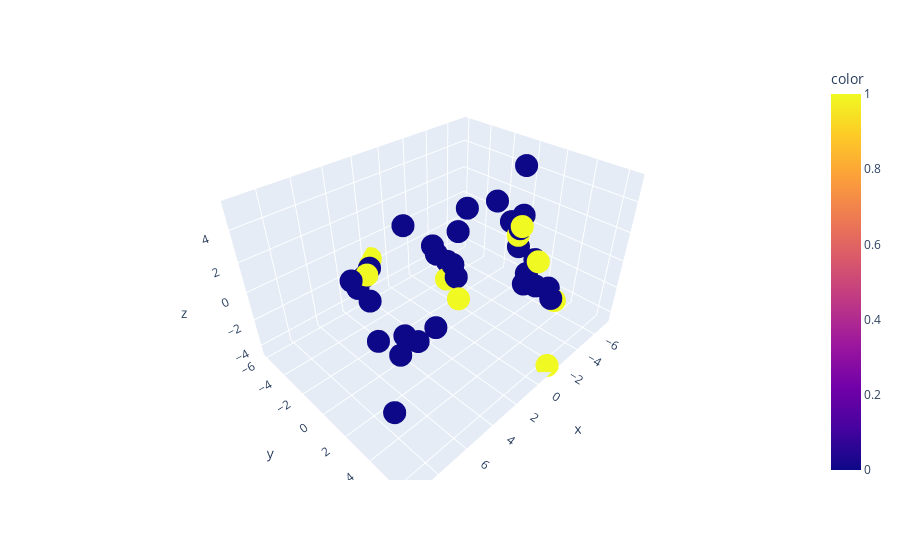

The cell this chart's notebook holds for it:
### Code cell
px.scatter_3d(x=x_testdf.iloc[:,0],y=x_testdf.iloc[:,1],z=x_testdf.iloc[:,2], color= y_pred)

### Figure 1 — Plotly figure (JSON) as saved in the notebook; plotly's stock layout.template omitted (floating-point values rounded to 4 significant figures)
{"data": [{"hovertemplate": "x=%{x}<br>y=%{y}<br>z=%{z}<br>color=%{marker.color}<extra></extra>", "legendgroup": "", "marker": {"color": [0, 1, 0, 0, 0, 0, 0, 0, 0, 0, 1, 0, 0, 1, 1, 0, 0, 0, 0, 0, 1, 1, 0, 1, 0, 0, 0, 0, 0, 0, 0, 0, 0, 0, 0, 0, 1, 1, 0, 0], "coloraxis": "coloraxis", "symbol": "circle"}, "mode": "markers", "name": "", "scene": "scene", "showlegend": false, "type": "scatter3d", "x": [-4.744, -1.323, 2.785, -6.513, 6.808, 2.568, -0.4116, -0.06852, 1.72, 4.695, 3.168, 5.872, 5.73, -5.198, 1.663, -3.07, -5.734, -4.91, 3.52, -6.291, -5.534, -4.459, -6.762, 2.778, 0.7683, -3.477, -7.219, 6.072, 2.883, 1.637, 9.337, 5.868, -3.296, -1.438, 2.029, -5.135, 4.06, -6.105, 4.261, -7.006], "y": [1.22, 6.493, 2.916, 1.427, 3.094, -5.558, -2.152, 0.3192, 1.241, 3.382, -4.343, -0.3596, 3.182, 2.541, -5.939, -1.734, 3.215, 1.292, -4.974, 1.029, 3.917, 1.554, -0.1882, 2.227, -3.479, 3.647, -1.308, 2.599, 2.763, 0.3094, 5.617, 0.02403, 2.887, 5.986, -5.613, 0.9363, 4.285, 0.1644, -4.484, -2.493], "z": [5.354, -4.493, 2.189, -1.894, -0.3399, -2.274, 0.3306, 2.549, 1.826, 0.2922, -1.191, 0.5306, -0.09735, -0.9079, -1.438, 2.107, -2.928, 2.079, -2.391, -3.145, -3.469, 1.572, -1.71, 1.704, 1.712, -1.326, -0.358, 0.1304, 2.93, 1.82, -0.1955, -2.092, -1.485, 0.1669, -1.868, 0.8791, 2.277, -0.3623, -1.15, 0.8826]}], "layout": {"coloraxis": {"colorbar": {"title": {"text": "color"}}, "colorscale": [[0, "#0d0887"], [0.1111, "#46039f"], [0.2222, "#7201a8"], [0.3333, "#9c179e"], [0.4444, "#bd3786"], [0.5556, "#d8576b"], [0.6667, "#ed7953"], [0.7778, "#fb9f3a"], [0.8889, "#fdca26"], [1, "#f0f921"]]}, "legend": {"tracegroupgap": 0}, "margin": {"t": 60}, "scene": {"domain": {"x": [0, 1], "y": [0, 1]}, "xaxis": {"title": {"text": "x"}}, "yaxis": {"title": {"text": "y"}}, "zaxis": {"title": {"text": "z"}}}}}
